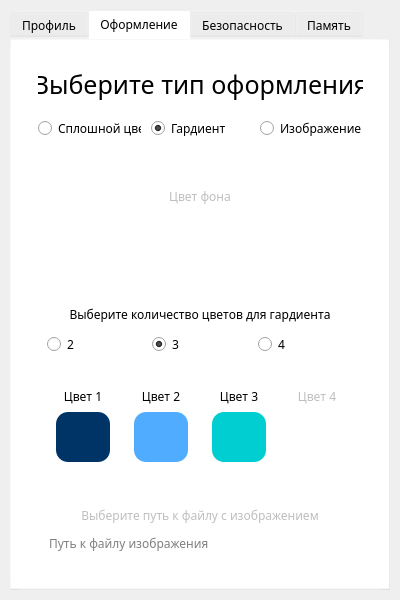
<?xml version="1.0" encoding="UTF-8"?>
<ui version="4.0">
 <class>SettingsWidget</class>
 <widget class="QWidget" name="SettingsWidget">
  <property name="enabled">
   <bool>true</bool>
  </property>
  <property name="geometry">
   <rect>
    <x>0</x>
    <y>0</y>
    <width>400</width>
    <height>600</height>
   </rect>
  </property>
  <property name="sizePolicy">
   <sizepolicy hsizetype="Fixed" vsizetype="Fixed">
    <horstretch>0</horstretch>
    <verstretch>0</verstretch>
   </sizepolicy>
  </property>
  <property name="minimumSize">
   <size>
    <width>400</width>
    <height>600</height>
   </size>
  </property>
  <property name="maximumSize">
   <size>
    <width>400</width>
    <height>600</height>
   </size>
  </property>
  <property name="windowTitle">
   <string>Lumos - Settings</string>
  </property>
  <property name="styleSheet">
   <string notr="true">background: qlineargradient(
    x1:0, y1:0, x2:0, y2:1,
    stop:0 #003366,
    stop:0.5 #4facfe,
    stop:1 #00ced1
);
font-family: Lucida Suns Unicode;</string>
  </property>
  <layout class="QGridLayout" name="gridLayout" rowstretch="0" columnstretch="100">
   <property name="leftMargin">
    <number>10</number>
   </property>
   <property name="topMargin">
    <number>10</number>
   </property>
   <property name="rightMargin">
    <number>10</number>
   </property>
   <property name="bottomMargin">
    <number>10</number>
   </property>
   <property name="spacing">
    <number>0</number>
   </property>
   <item row="0" column="0">
    <widget class="QTabWidget" name="settings_tab">
     <property name="sizePolicy">
      <sizepolicy hsizetype="Expanding" vsizetype="Expanding">
       <horstretch>0</horstretch>
       <verstretch>0</verstretch>
      </sizepolicy>
     </property>
     <property name="styleSheet">
      <string notr="true">background-color: rgba(255, 255, 255, 30);
border-radius: 12px;
font: 63 10pt &quot;Yu Gothic UI Semibold&quot;;
</string>
     </property>
     <property name="currentIndex">
      <number>1</number>
     </property>
     <widget class="QWidget" name="Profile">
      <attribute name="title">
       <string>Профиль</string>
      </attribute>
     </widget>
     <widget class="QWidget" name="Stylesheet">
      <attribute name="title">
       <string>Оформление</string>
      </attribute>
      <layout class="QGridLayout" name="gridLayout_9">
       <property name="leftMargin">
        <number>10</number>
       </property>
       <property name="topMargin">
        <number>10</number>
       </property>
       <property name="rightMargin">
        <number>10</number>
       </property>
       <property name="bottomMargin">
        <number>10</number>
       </property>
       <property name="spacing">
        <number>0</number>
       </property>
       <item row="0" column="0">
        <widget class="QFrame" name="frame">
         <property name="styleSheet">
          <string notr="true">background: none;</string>
         </property>
         <layout class="QVBoxLayout" name="verticalLayout_3">
          <item>
           <widget class="QFrame" name="frame">
            <layout class="QGridLayout" name="gridLayout_2">
             <property name="horizontalSpacing">
              <number>10</number>
             </property>
             <property name="verticalSpacing">
              <number>6</number>
             </property>
             <item row="0" column="0" colspan="3">
              <widget class="QLabel" name="label">
               <property name="sizePolicy">
                <sizepolicy hsizetype="Preferred" vsizetype="Fixed">
                 <horstretch>0</horstretch>
                 <verstretch>30</verstretch>
                </sizepolicy>
               </property>
               <property name="minimumSize">
                <size>
                 <width>0</width>
                 <height>0</height>
                </size>
               </property>
               <property name="font">
                <font>
                 <family>Yu Gothic UI Semibold</family>
                 <pointsize>19</pointsize>
                 <weight>7</weight>
                 <italic>false</italic>
                 <bold>false</bold>
                </font>
               </property>
               <property name="styleSheet">
                <string notr="true">font-size: 19pt;</string>
               </property>
               <property name="text">
                <string>Выберите тип оформления</string>
               </property>
               <property name="alignment">
                <set>Qt::AlignCenter</set>
               </property>
              </widget>
             </item>
             <item row="2" column="0">
              <widget class="QRadioButton" name="radioButton">
               <property name="sizePolicy">
                <sizepolicy hsizetype="Fixed" vsizetype="Fixed">
                 <horstretch>0</horstretch>
                 <verstretch>0</verstretch>
                </sizepolicy>
               </property>
               <property name="minimumSize">
                <size>
                 <width>0</width>
                 <height>40</height>
                </size>
               </property>
               <property name="text">
                <string>Сплошной цвет</string>
               </property>
               <property name="checked">
                <bool>false</bool>
               </property>
              </widget>
             </item>
             <item row="2" column="1">
              <widget class="QRadioButton" name="radioButton_2">
               <property name="minimumSize">
                <size>
                 <width>0</width>
                 <height>40</height>
                </size>
               </property>
               <property name="text">
                <string>Гардиент</string>
               </property>
               <property name="checked">
                <bool>true</bool>
               </property>
              </widget>
             </item>
             <item row="2" column="2">
              <widget class="QRadioButton" name="radioButton_3">
               <property name="minimumSize">
                <size>
                 <width>0</width>
                 <height>40</height>
                </size>
               </property>
               <property name="text">
                <string>Изображение</string>
               </property>
              </widget>
             </item>
             <item row="1" column="1">
              <spacer name="verticalSpacer_4">
               <property name="orientation">
                <enum>Qt::Vertical</enum>
               </property>
               <property name="sizeHint" stdset="0">
                <size>
                 <width>20</width>
                 <height>40</height>
                </size>
               </property>
              </spacer>
             </item>
            </layout>
           </widget>
          </item>
          <item>
           <widget class="QFrame" name="frame">
            <layout class="QVBoxLayout" name="verticalLayout_2">
             <property name="spacing">
              <number>0</number>
             </property>
             <item>
              <widget class="QFrame" name="frame">
               <property name="enabled">
                <bool>false</bool>
               </property>
               <layout class="QVBoxLayout" name="verticalLayout">
                <property name="spacing">
                 <number>10</number>
                </property>
                <item>
                 <widget class="QLabel" name="label_2">
                  <property name="minimumSize">
                   <size>
                    <width>0</width>
                    <height>30</height>
                   </size>
                  </property>
                  <property name="text">
                   <string>Цвет фона</string>
                  </property>
                  <property name="alignment">
                   <set>Qt::AlignCenter</set>
                  </property>
                 </widget>
                </item>
                <item>
                 <widget class="QPushButton" name="pushButton">
                  <property name="minimumSize">
                   <size>
                    <width>0</width>
                    <height>50</height>
                   </size>
                  </property>
                  <property name="styleSheet">
                   <string notr="true">background-color: rgb(255, 255, 255);</string>
                  </property>
                  <property name="text">
                   <string/>
                  </property>
                 </widget>
                </item>
                <item>
                 <spacer name="verticalSpacer_2">
                  <property name="orientation">
                   <enum>Qt::Vertical</enum>
                  </property>
                  <property name="sizeHint" stdset="0">
                   <size>
                    <width>20</width>
                    <height>40</height>
                   </size>
                  </property>
                 </spacer>
                </item>
               </layout>
              </widget>
             </item>
             <item>
              <widget class="QFrame" name="frame_2">
               <layout class="QGridLayout" name="gridLayout_10">
                <property name="horizontalSpacing">
                 <number>10</number>
                </property>
                <property name="verticalSpacing">
                 <number>6</number>
                </property>
                <item row="0" column="0" colspan="3">
                 <widget class="QLabel" name="label_5">
                  <property name="sizePolicy">
                   <sizepolicy hsizetype="Preferred" vsizetype="Fixed">
                    <horstretch>0</horstretch>
                    <verstretch>0</verstretch>
                   </sizepolicy>
                  </property>
                  <property name="minimumSize">
                   <size>
                    <width>0</width>
                    <height>0</height>
                   </size>
                  </property>
                  <property name="text">
                   <string>Выберите количество цветов для гардиента</string>
                  </property>
                  <property name="alignment">
                   <set>Qt::AlignCenter</set>
                  </property>
                 </widget>
                </item>
                <item row="1" column="2">
                 <widget class="QRadioButton" name="radioButton_6">
                  <property name="sizePolicy">
                   <sizepolicy hsizetype="Expanding" vsizetype="Fixed">
                    <horstretch>0</horstretch>
                    <verstretch>0</verstretch>
                   </sizepolicy>
                  </property>
                  <property name="minimumSize">
                   <size>
                    <width>0</width>
                    <height>30</height>
                   </size>
                  </property>
                  <property name="layoutDirection">
                   <enum>Qt::LeftToRight</enum>
                  </property>
                  <property name="text">
                   <string>4</string>
                  </property>
                 </widget>
                </item>
                <item row="1" column="1">
                 <widget class="QRadioButton" name="radioButton_5">
                  <property name="sizePolicy">
                   <sizepolicy hsizetype="Expanding" vsizetype="Fixed">
                    <horstretch>0</horstretch>
                    <verstretch>0</verstretch>
                   </sizepolicy>
                  </property>
                  <property name="minimumSize">
                   <size>
                    <width>0</width>
                    <height>30</height>
                   </size>
                  </property>
                  <property name="text">
                   <string>3</string>
                  </property>
                  <property name="checked">
                   <bool>true</bool>
                  </property>
                 </widget>
                </item>
                <item row="1" column="0">
                 <widget class="QRadioButton" name="radioButton_4">
                  <property name="sizePolicy">
                   <sizepolicy hsizetype="Expanding" vsizetype="Fixed">
                    <horstretch>0</horstretch>
                    <verstretch>0</verstretch>
                   </sizepolicy>
                  </property>
                  <property name="minimumSize">
                   <size>
                    <width>0</width>
                    <height>30</height>
                   </size>
                  </property>
                  <property name="text">
                   <string>2</string>
                  </property>
                  <property name="checked">
                   <bool>false</bool>
                  </property>
                 </widget>
                </item>
               </layout>
              </widget>
             </item>
             <item>
              <widget class="QFrame" name="frame">
               <layout class="QGridLayout" name="gridLayout_8">
                <item row="0" column="3">
                 <widget class="QFrame" name="frame">
                  <property name="enabled">
                   <bool>false</bool>
                  </property>
                  <layout class="QGridLayout" name="gridLayout_7">
                   <item row="0" column="0">
                    <widget class="QLabel" name="label_8">
                     <property name="sizePolicy">
                      <sizepolicy hsizetype="Preferred" vsizetype="Fixed">
                       <horstretch>0</horstretch>
                       <verstretch>0</verstretch>
                      </sizepolicy>
                     </property>
                     <property name="minimumSize">
                      <size>
                       <width>0</width>
                       <height>20</height>
                      </size>
                     </property>
                     <property name="text">
                      <string>Цвет 4</string>
                     </property>
                     <property name="alignment">
                      <set>Qt::AlignCenter</set>
                     </property>
                    </widget>
                   </item>
                   <item row="1" column="0">
                    <widget class="QPushButton" name="pushButton_7">
                     <property name="sizePolicy">
                      <sizepolicy hsizetype="Preferred" vsizetype="Preferred">
                       <horstretch>0</horstretch>
                       <verstretch>0</verstretch>
                      </sizepolicy>
                     </property>
                     <property name="minimumSize">
                      <size>
                       <width>0</width>
                       <height>50</height>
                      </size>
                     </property>
                     <property name="styleSheet">
                      <string notr="true">background-color: rgb(255, 255, 255);</string>
                     </property>
                     <property name="text">
                      <string/>
                     </property>
                    </widget>
                   </item>
                  </layout>
                 </widget>
                </item>
                <item row="0" column="2">
                 <widget class="QFrame" name="frame">
                  <layout class="QGridLayout" name="gridLayout_6">
                   <item row="0" column="0">
                    <widget class="QLabel" name="label_6">
                     <property name="sizePolicy">
                      <sizepolicy hsizetype="Preferred" vsizetype="Fixed">
                       <horstretch>0</horstretch>
                       <verstretch>0</verstretch>
                      </sizepolicy>
                     </property>
                     <property name="minimumSize">
                      <size>
                       <width>0</width>
                       <height>20</height>
                      </size>
                     </property>
                     <property name="text">
                      <string>Цвет 3</string>
                     </property>
                     <property name="alignment">
                      <set>Qt::AlignCenter</set>
                     </property>
                    </widget>
                   </item>
                   <item row="1" column="0">
                    <widget class="QPushButton" name="pushButton_5">
                     <property name="sizePolicy">
                      <sizepolicy hsizetype="Preferred" vsizetype="Preferred">
                       <horstretch>0</horstretch>
                       <verstretch>0</verstretch>
                      </sizepolicy>
                     </property>
                     <property name="minimumSize">
                      <size>
                       <width>0</width>
                       <height>50</height>
                      </size>
                     </property>
                     <property name="styleSheet">
                      <string notr="true">background-color: rgb(0, 206, 209);</string>
                     </property>
                     <property name="text">
                      <string/>
                     </property>
                    </widget>
                   </item>
                  </layout>
                 </widget>
                </item>
                <item row="0" column="1">
                 <widget class="QFrame" name="frame">
                  <layout class="QGridLayout" name="gridLayout_5">
                   <item row="0" column="0">
                    <widget class="QLabel" name="label_3">
                     <property name="sizePolicy">
                      <sizepolicy hsizetype="Preferred" vsizetype="Fixed">
                       <horstretch>0</horstretch>
                       <verstretch>0</verstretch>
                      </sizepolicy>
                     </property>
                     <property name="minimumSize">
                      <size>
                       <width>0</width>
                       <height>20</height>
                      </size>
                     </property>
                     <property name="text">
                      <string>Цвет 2</string>
                     </property>
                     <property name="alignment">
                      <set>Qt::AlignCenter</set>
                     </property>
                    </widget>
                   </item>
                   <item row="1" column="0">
                    <widget class="QPushButton" name="pushButton_2">
                     <property name="sizePolicy">
                      <sizepolicy hsizetype="Preferred" vsizetype="Preferred">
                       <horstretch>0</horstretch>
                       <verstretch>0</verstretch>
                      </sizepolicy>
                     </property>
                     <property name="minimumSize">
                      <size>
                       <width>0</width>
                       <height>50</height>
                      </size>
                     </property>
                     <property name="styleSheet">
                      <string notr="true">background-color: rgb(79, 172, 254);</string>
                     </property>
                     <property name="text">
                      <string/>
                     </property>
                    </widget>
                   </item>
                  </layout>
                 </widget>
                </item>
                <item row="0" column="0">
                 <widget class="QFrame" name="frame">
                  <layout class="QGridLayout" name="gridLayout_3">
                   <item row="0" column="0">
                    <widget class="QLabel" name="label_7">
                     <property name="sizePolicy">
                      <sizepolicy hsizetype="Preferred" vsizetype="Fixed">
                       <horstretch>0</horstretch>
                       <verstretch>0</verstretch>
                      </sizepolicy>
                     </property>
                     <property name="minimumSize">
                      <size>
                       <width>0</width>
                       <height>20</height>
                      </size>
                     </property>
                     <property name="text">
                      <string>Цвет 1</string>
                     </property>
                     <property name="alignment">
                      <set>Qt::AlignCenter</set>
                     </property>
                    </widget>
                   </item>
                   <item row="1" column="0">
                    <widget class="QPushButton" name="pushButton_6">
                     <property name="sizePolicy">
                      <sizepolicy hsizetype="Preferred" vsizetype="Preferred">
                       <horstretch>0</horstretch>
                       <verstretch>0</verstretch>
                      </sizepolicy>
                     </property>
                     <property name="minimumSize">
                      <size>
                       <width>0</width>
                       <height>50</height>
                      </size>
                     </property>
                     <property name="styleSheet">
                      <string notr="true">background-color: rgb(0, 51, 102);</string>
                     </property>
                     <property name="text">
                      <string/>
                     </property>
                    </widget>
                   </item>
                  </layout>
                 </widget>
                </item>
               </layout>
              </widget>
             </item>
             <item>
              <widget class="QFrame" name="frame">
               <property name="enabled">
                <bool>false</bool>
               </property>
               <layout class="QGridLayout" name="gridLayout_4">
                <property name="horizontalSpacing">
                 <number>0</number>
                </property>
                <property name="verticalSpacing">
                 <number>10</number>
                </property>
                <item row="2" column="0">
                 <widget class="QLineEdit" name="lineEdit">
                  <property name="layoutDirection">
                   <enum>Qt::RightToLeft</enum>
                  </property>
                  <property name="text">
                   <string/>
                  </property>
                  <property name="placeholderText">
                   <string>Путь к файлу изображения</string>
                  </property>
                  <property name="clearButtonEnabled">
                   <bool>true</bool>
                  </property>
                 </widget>
                </item>
                <item row="2" column="1">
                 <widget class="QPushButton" name="pushButton_3">
                  <property name="sizePolicy">
                   <sizepolicy hsizetype="Fixed" vsizetype="Fixed">
                    <horstretch>0</horstretch>
                    <verstretch>0</verstretch>
                   </sizepolicy>
                  </property>
                  <property name="minimumSize">
                   <size>
                    <width>20</width>
                    <height>0</height>
                   </size>
                  </property>
                  <property name="maximumSize">
                   <size>
                    <width>16777215</width>
                    <height>16777215</height>
                   </size>
                  </property>
                  <property name="layoutDirection">
                   <enum>Qt::LeftToRight</enum>
                  </property>
                  <property name="autoFillBackground">
                   <bool>false</bool>
                  </property>
                  <property name="text">
                   <string/>
                  </property>
                  <property name="icon">
                   <iconset resource="lumos.qrc">
                    <normaloff>:/svg/assets/svg/file_open.svg</normaloff>:/svg/assets/svg/file_open.svg</iconset>
                  </property>
                  <property name="checkable">
                   <bool>false</bool>
                  </property>
                  <property name="autoRepeat">
                   <bool>false</bool>
                  </property>
                  <property name="autoExclusive">
                   <bool>false</bool>
                  </property>
                 </widget>
                </item>
                <item row="1" column="0" colspan="2">
                 <widget class="QLabel" name="label_4">
                  <property name="text">
                   <string>Выберите путь к файлу с изображением</string>
                  </property>
                  <property name="alignment">
                   <set>Qt::AlignCenter</set>
                  </property>
                 </widget>
                </item>
                <item row="0" column="0">
                 <spacer name="verticalSpacer_3">
                  <property name="orientation">
                   <enum>Qt::Vertical</enum>
                  </property>
                  <property name="sizeHint" stdset="0">
                   <size>
                    <width>20</width>
                    <height>40</height>
                   </size>
                  </property>
                 </spacer>
                </item>
               </layout>
              </widget>
             </item>
            </layout>
           </widget>
          </item>
         </layout>
        </widget>
       </item>
      </layout>
     </widget>
     <widget class="QWidget" name="Security">
      <attribute name="title">
       <string>Безопасность</string>
      </attribute>
     </widget>
     <widget class="QWidget" name="Memory">
      <attribute name="title">
       <string>Память</string>
      </attribute>
     </widget>
    </widget>
   </item>
  </layout>
 </widget>
 <resources>
  <include location="lumos.qrc"/>
 </resources>
 <connections/>
</ui>
